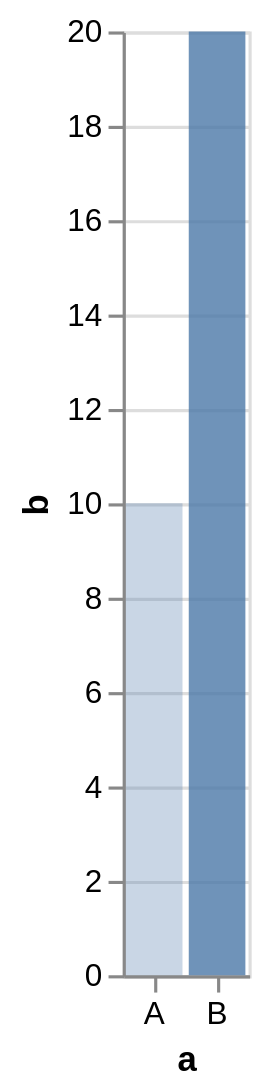

Vega-Lite specification stored for this chart:
### Vega-Lite specification from a JSON file in a GitHub repository (floating-point values rounded to 4 significant figures)
{"$schema": "https://vega.github.io/schema/vega-lite/v5.json", "data": {"values": [{"a": "A", "b": 10}, {"a": "B", "b": 20}]}, "encoding": {"fillOpacity": {"field": "b", "type": "quantitative"}, "x": {"axis": {"labelAngle": 0}, "field": "a", "type": "ordinal"}, "y": {"field": "b", "type": "quantitative"}}, "mark": "bar"}
